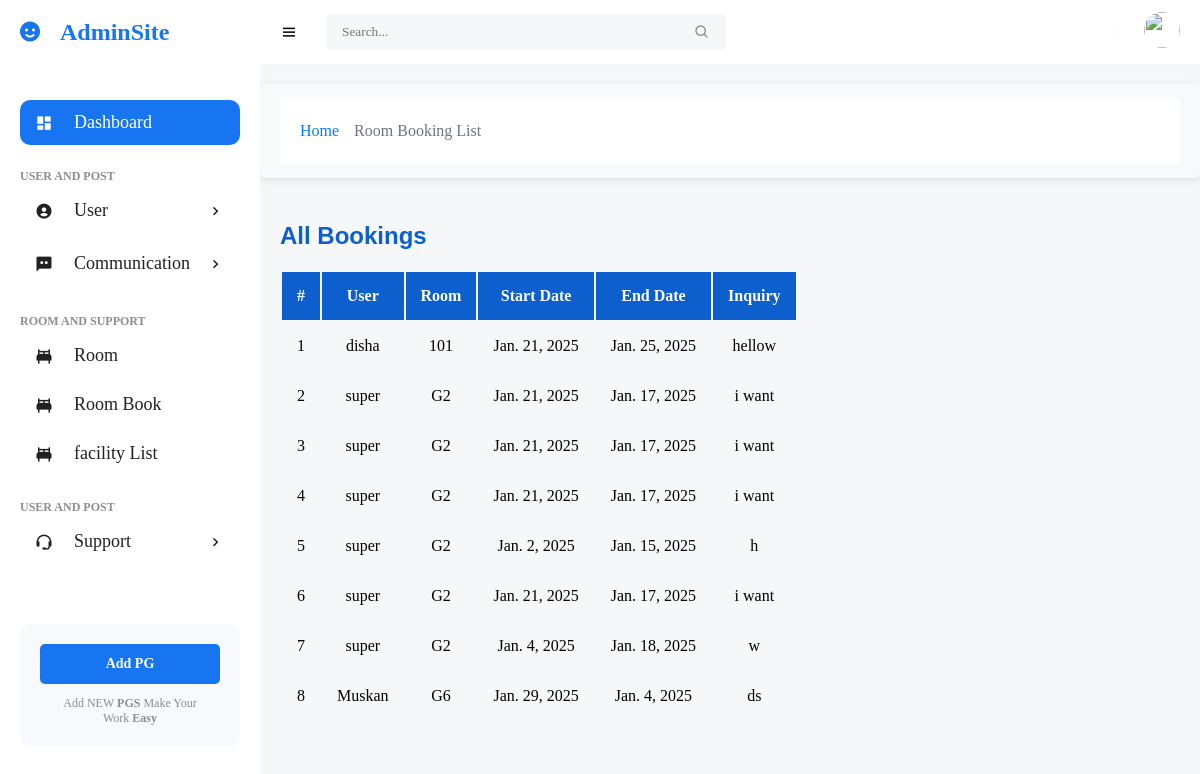
The page /room/admin/bookings/ (signed in) on the database its author committed.
### Room_Management/models.py (models this page shows, shortened)
class Booking(models.Model):
    user = models.ForeignKey(User, on_delete=models.CASCADE)  # User who made the booking
    room = models.ForeignKey(Room, on_delete=models.CASCADE)  # Room being booked
    start_date = models.DateField()  # Booking start date
    end_date = models.DateField()  # Booking end date
    inquiry = models.TextField(null=True, blank=True)  # Additional inquiries or notes for the booking

class Room(models.Model):
    room_number = models.CharField(max_length=50)  # Unique identifier for the room
    available_seat = models.IntegerField()  # Number of available seats in the room
    TYPE_CHOICES = [
        ('single', 'Single'),
        ('double', 'Double'),
        ('triple', 'Triple'),
        ('customized', 'Customized'),
    ]
    type = models.CharField(max_length=20, choices=TYPE_CHOICES)  # Type of room
    available_date = models.DateField(null=True, blank=True)  # Date when the room becomes available
    floor = models.IntegerField()  # Floor number where the room is located

### Room_Management/views.py (the view)
# urls.py: path('admin/bookings/', admin_booking_list, name='admin_booking_list'),
@staff_member_required
def admin_booking_list(request):
    bookings = Booking.objects.all()
    context = {
        'bookings': bookings,
    }
    return render(request, 'admin_booking_list.html', context)

### Room_Management/templates/admin_booking_list.html (shortened to what this page needs)
{% extends 'base.html' %}
{% block breadcrumb %}
    <li class="breadcrumb-item"><a href="{% url 'home' %}">Home</a></li>
    <li class="breadcrumb-item active" aria-current="page">Room Booking List</li>
{% endblock %}
{% block content %}
<div class="container mt-5">
    <h2 class="text-center mb-4" style="color: #0C5FCD;;">All Bookings</h2>
    <div class="table-responsive">
        <table class="table table-hover align-middle shadow" style="border-radius: 8px; overflow: hidden;">
            <thead class="table-dark">
                <tr>
                    <th scope="col" class="text-center">#</th>
                    <th scope="col">User</th>
                    <th scope="col">Room</th>
                    <th scope="col">Start Date</th>
                    <th scope="col">End Date</th>
                    <th scope="col">Inquiry</th>
                </tr>
            </thead>
            <tbody>
                {% for booking in bookings %}
                    <tr class="hover-row">
                        <td class="text-center">{{ forloop.counter }}</td>
                        <td>{{ booking.user.username }}</td>
                        <td>{{ booking.room.room_number }}</td>
                        <td>{{ booking.start_date }}</td>
                        <td>{{ booking.end_date }}</td>
                        <td>{{ booking.inquiry|default:"No inquiry provided" }}</td>
                    </tr>
                {% empty %}
                    <tr>
                        <td colspan="6" class="text-center text-danger">No bookings found</td>
                    </tr>
                {% endfor %}
            </tbody>
        </table>
    </div>
</div>
{% endblock %}

### Admin_Management/static/admin_static/css/base.css (style rules this page uses)
* { font-family: 'Playfair Display', serif; margin: 0; padding: 0; box-sizing: border-box; }
:root { --grey: #f7f9fd; --dark-grey: #8D8D8D; --primary-color: #fff; --secondary-color: #212121; --green: #81D43A; --light-green: #E3FFCB; --blue: #1775F1; --light-blue: #dedede ; --dark-blue: #0C5FCD; --red: #FC3B56; --light-grey:#F5F7F8; --text-color:#717579; }
html { overflow-x: hidden; }
body { background: var(--light-grey); overflow-x: hidden; }
a { text-decoration: none; }
li { list-style: none; }

### Admin_Management/templates/base.html (style rules this page uses)
.breadcrumb-item { font-size: 16px; font-weight: 500; margin-right: 15px; }
.breadcrumb-item a { color: #007bff; text-decoration: none; }
.breadcrumb-item.active { color: #6c757d; }

### Room_Management/templates/admin_booking_list.html (style rules this page uses)
.table th, .table td { text-align: center; }
.table thead { background-color: #0C5FCD; color: white; }
.table-responsive { margin-top: 20px; }
h2 { font-family: 'Arial', sans-serif; font-weight: bold; }
.table td, .table th { padding: 15px; }

### rows shown on the page
Booking: user.username "disha", room.room_number "101", start_date "Jan. 21, 2025", end_date "Jan. 25, 2025", inquiry "hellow"
Booking: user.username "super", room.room_number "G2", start_date "Jan. 21, 2025", end_date "Jan. 17, 2025", inquiry "i want"
Booking: user.username "super", room.room_number "G2", start_date "Jan. 21, 2025", end_date "Jan. 17, 2025", inquiry "i want"
Booking: user.username "super", room.room_number "G2", start_date "Jan. 21, 2025", end_date "Jan. 17, 2025", inquiry "i want"
Booking: user.username "super", room.room_number "G2", start_date "Jan. 2, 2025", end_date "Jan. 15, 2025", inquiry "h"
Booking: user.username "super", room.room_number "G2", start_date "Jan. 21, 2025", end_date "Jan. 17, 2025", inquiry "i want"
Booking: user.username "super", room.room_number "G2", start_date "Jan. 4, 2025", end_date "Jan. 18, 2025", inquiry "w"
Booking: user.username "Muskan", room.room_number "G6", start_date "Jan. 29, 2025", end_date "Jan. 4, 2025", inquiry "ds"
